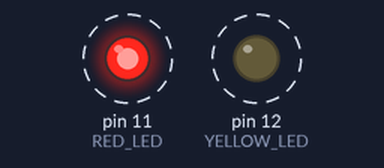
Bench run of a sketch on a simulated Arduino Uno, built with avr-gcc and run on an emulated ATmega328P. Shown: output pins drawn as LEDs (lit = HIGH). Dashed ring = blinking.

Above: at 0.5 s.
Timing chart, 0 to 4.6 s (numbered marks = the images above):
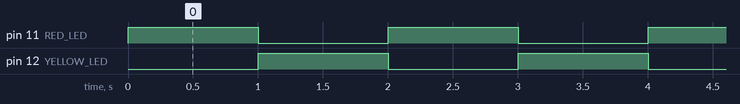

The sketch:

red_yellow_alternating.ino
```cpp
int RED_LED = 11;
int YELLOW_LED = 12;

void setup() {
  pinMode(RED_LED, OUTPUT);
  pinMode(YELLOW_LED, OUTPUT);
}

void loop() {
  digitalWrite(RED_LED, HIGH);
  digitalWrite(YELLOW_LED, LOW);
  delay(1000);
  digitalWrite(RED_LED, LOW);
  digitalWrite(YELLOW_LED, HIGH);
  delay(1000);
}
```

Measured:
- by itself, pin 11 (RED_LED), pin 12 (YELLOW_LED): alternates HIGH for 1.0 s and LOW for 1.0 s
